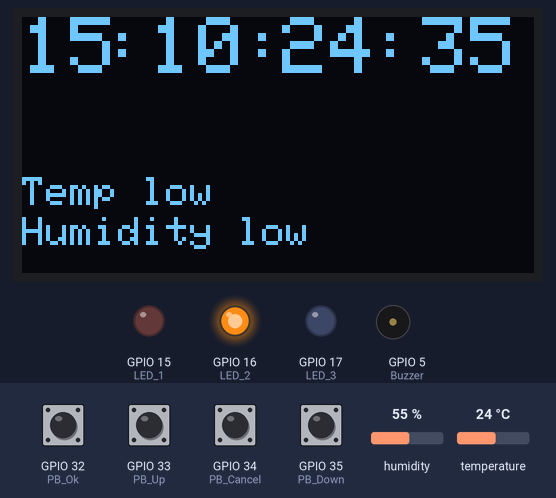
Simulated run of this sketch. Board: ESP32. Parts: 128×64 one-colour display, output pins drawn as LEDs (lit = HIGH), buzzer (waves = sounding, pin HIGH). The inputs (shaded band) are chosen by the test bench; at power-on: GPIO 32 (PB_Ok), GPIO 33 (PB_Up), GPIO 34 (PB_Cancel), GPIO 35 (PB_Down) HIGH, temperature 24 °C, humidity 55 %. WiFi joins after 1.5 s; servers stay silent unless stated; the display library's start-up logo is not drawn; the local clock reads 2024-03-15 10:24:30 at power-on unless the sketch sets it.

Above: at 6.9 s.
7.0 s: temperature set to 25.4 °C
9.7 s: temperature set to 26.7 °C
At 11.3 s:
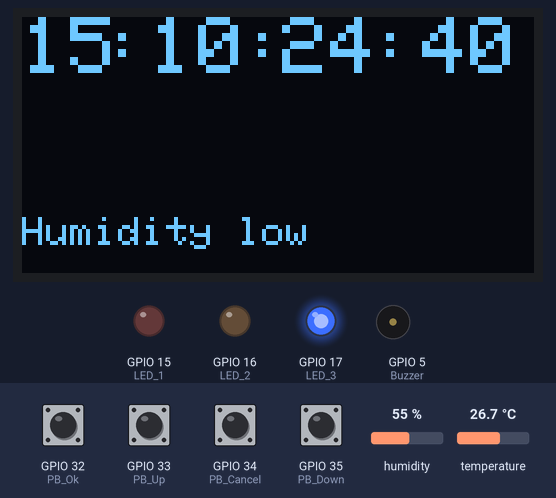
13.6 s: GPIO 32 (PB_Ok) pulled LOW for 1.5 s
At 17.0 s:
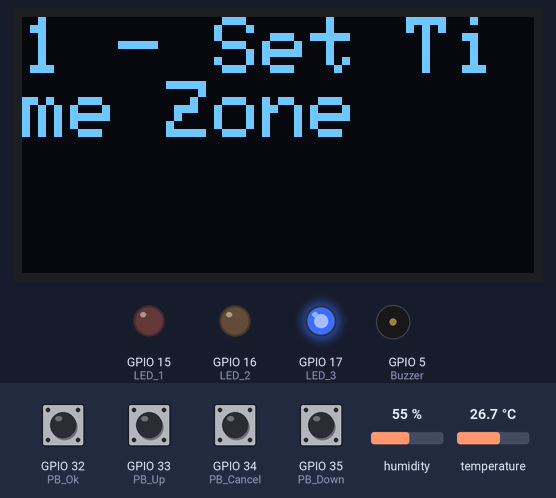
17.7 s: GPIO 33 (PB_Up) pulled LOW for 1.5 s
At 19.7 s:
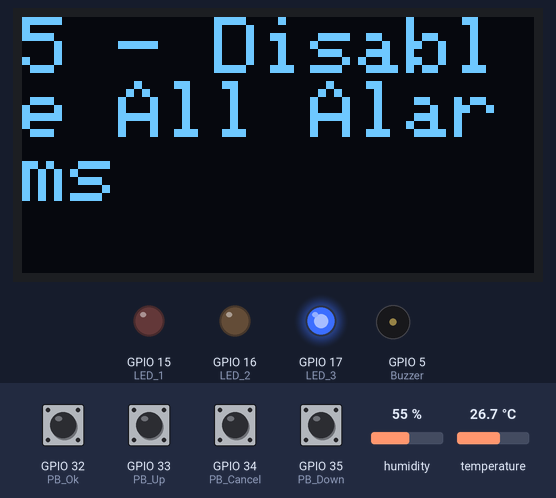
20.9 s: GPIO 34 (PB_Cancel) driven LOW
At 21.7 s:
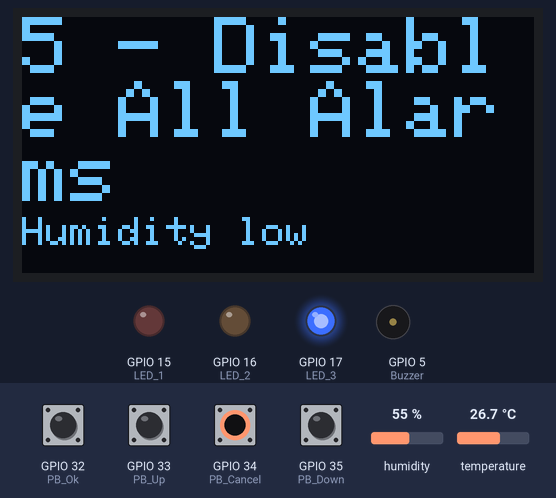
22.8 s: humidity set to 58 %
24.8 s: humidity set to 61 %
At 25.8 s:
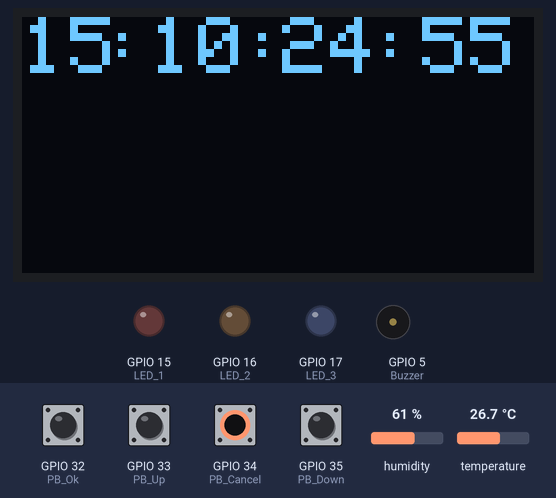
Timing chart, 0 to 27.5 s (numbered marks = the images above; inputs shaded):
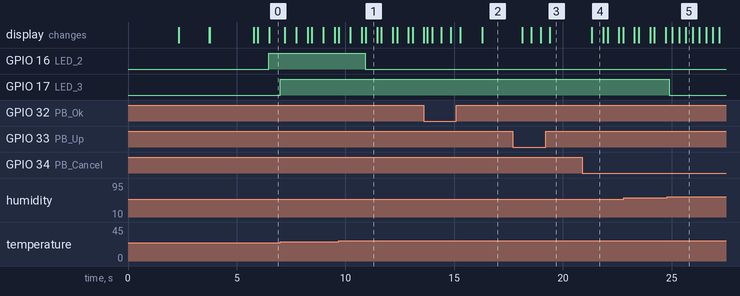

Measured:
- the behaviour switches between 25.9 and 26 °C on temperature (found by bisection; images 0 and 1)
- the behaviour switches between 59 and 60 % on humidity (found by bisection; images 4 and 5)
- after the input at 9.7 s, GPIO 16 (LED_2): HIGH → LOW after 1.2 s; the display: first differs from a run without the input after 1.2 s (image 1)
- after the input at 17.7 s, the display: first changes after 0.43 s (image 3 shows a later state)
- after the input at 20.9 s, the display: changes after 0.44 s (image 4)
- after the input at 24.8 s, GPIO 17 (LED_3): HIGH → LOW after 0.09 s
- what the display in image 1 shows lasts 0.6 s, from 10.9 s to 11.5 s

The sketch:

sketch.ino
```cpp
#include <Wire.h>
#include <Adafruit_GFX.h>
#include <Adafruit_SSD1306.h>
#include <DHTesp.h>
#include <WiFi.h>

#define SCREEN_WIDTH 128
#define SCREEN_HEIGHT 64
#define OLED_RESET    -1
#define SCREEN_ADDRESS 0x3C

#define Buzzer 5
#define LED_1 15
#define PB_Cancel 34
#define PB_Ok 32
#define PB_Down 35
#define PB_Up 33
#define DHTPin 12
#define LED_2 16
#define LED_3 17

#define NTP_SERVER     "pool.ntp.org"
#define UTC_OFFSET_DST  0
//Remove hard-coded UTC offsets
int userUtcOffsetHours = 0;
int userUtcOffsetMinutes = 0;


//global variables of time
int seconds = 0;
int minutes = 0;
int hours = 0;
int days = 0;
unsigned long timeNow = 0;
unsigned long timeLast = 0;

bool alarm_enabled = true;
int n_alarms = 3;
//choose initial values that do not correspond to a valid alarm time as the initial value
int alarm_hours[] = {-1, -1, -1};
int alarm_minutes[] = {-1, -1, -1};
bool alarm_triggered[] = {false, false};

//for the buzzer
int note_count = 8;
int C = 262;
int D = 294;
int E = 330;
int F = 349;
int G = 392;
int A = 440;
int B = 494;
int C_H = 523;
int note_array[] = {C, D, E, F, G, A, B, C_H};

int current_mode = 0;
int max_modes = 5;
String modes[] = {"1 - Set Time Zone", "2 - Set Alarm 1", "3 - Set Alarm 2", "4 - Set Alarm 3", "5 - Disable All Alarms"};

Adafruit_SSD1306 display(SCREEN_WIDTH, SCREEN_HEIGHT, &Wire, OLED_RESET);
DHTesp dhtSensor;

void setup() {
  pinMode(Buzzer, OUTPUT);
  pinMode(LED_1, OUTPUT);
  pinMode(PB_Cancel, INPUT);
  pinMode(PB_Down, INPUT);
  pinMode(PB_Ok, INPUT);
  pinMode(PB_Up, INPUT);
  pinMode(LED_2, OUTPUT);
  pinMode(LED_3, OUTPUT);

  dhtSensor.setup(DHTPin, DHTesp::DHT22);
  Serial.begin(9600);

  if (!display.begin(SSD1306_SWITCHCAPVCC, SCREEN_ADDRESS)) {
    Serial.println(F("SSD1306 allocation failed"));
    for (;;);
  }

  // is used to update the OLED display with any changes that have made to its content
  display.display();
  delay(2000);

  WiFi.begin("Wokwi-GUEST", "", 6);
  while (WiFi.status() != WL_CONNECTED) {
    delay(250);
    display.clearDisplay();
    print_line("Connecting to WiFi", 0, 0, 2);
  }

  display.clearDisplay();
  print_line("Connected to WiFi", 0, 0, 2);

  configTime((userUtcOffsetHours * 3600) + (userUtcOffsetMinutes * 60), UTC_OFFSET_DST, NTP_SERVER);

  //is called to clear the display
  display.clearDisplay();

  print_line("Welcome to Medibox!", 10, 20, 2);
  delay(2000);
  display.clearDisplay();
}

void loop() {
  // Nothing to do here
  update_time_check_alarm();
  if (digitalRead(PB_Ok) == LOW) {
    delay(200);
    go_to_menu();
  }
  check_temp();
}

void print_line(String text, int column, int row, int textsize) {
  display.setTextSize(textsize);
  display.setTextColor(SSD1306_WHITE);
  display.setCursor(column, row);
  display.println(text);
  display.display();

}
void print_time_now() {
  // Print the time in the format 0:0:0:0
  display.clearDisplay();
  print_line(String(days), 0, 0, 2);
  print_line(":", 20, 0, 2);
  print_line(String(hours), 32, 0, 2);
  print_line(":", 55, 0, 2);
  print_line(String(minutes), 65, 0, 2);
  print_line(":", 87, 0, 2);
  print_line(String(seconds), 100, 0, 2);
}

void update_time() {
  struct tm timeinfo;
  getLocalTime(&timeinfo);

  char timeHour[3];
  strftime(timeHour, 3, "%H", &timeinfo);
  hours = atoi(timeHour);

  char timeMinute[3];
  strftime (timeMinute, 3, "%M", &timeinfo);
  minutes = atoi (timeMinute);

  char timeSecond[3];
  strftime(timeSecond, 3, "%S", &timeinfo);
  seconds = atoi(timeSecond);

  char timeDay[3];
  strftime(timeDay, 3, "%d", &timeinfo);
  days = atoi(timeDay);
}

void ring_alarm() {
  // ring the buzzer
  display.clearDisplay();
  print_line("MEDICINE TIME", 0, 0, 2);

  bool break_happened = false;
  digitalWrite(LED_1, HIGH);

  //ring the buzzer
  while (break_happened == false && digitalRead(PB_Cancel) == HIGH) {
    for (int i = 0; i < note_count; i++ ) {
      if (digitalRead(PB_Cancel) == LOW) {
        delay(200);
        break_happened = true;
        break;
      }
      tone(Buzzer, note_array[i]);
      delay(500);
      noTone(Buzzer);
      delay(2);
    }
  }

  digitalWrite(LED_1, LOW);
  display.clearDisplay();

}

void update_time_check_alarm(void) {
  update_time();
  print_time_now();

  // Check each alarm
  if (alarm_enabled == true  ) {
    for (int i = 0; i < n_alarms; i++) {
      if (hours == alarm_hours[i] && minutes == alarm_minutes[i]  && !alarm_triggered[i]) {
        // Trigger alarm
        ring_alarm();
        alarm_triggered[i] = true; // Mark the alarm as triggered to avoid repeated triggering


      }
    }
  }
}

int wait_for_button_press() {
  while (true) {
    if (digitalRead(PB_Up) == LOW) {
      delay(200);
      return PB_Up;
    }
    else if (digitalRead(PB_Down) == LOW) {
      delay(200);
      return PB_Down;
    }
    else if (digitalRead(PB_Ok) == LOW) {
      delay(200);
      return PB_Ok;
    }
    else if (digitalRead(PB_Cancel) == LOW) {
      delay(200);
      return PB_Cancel;
    }
    update_time();
  }
}

void go_to_menu() {

  while (digitalRead(PB_Cancel) == HIGH) {
    display.clearDisplay();
    print_line(modes[current_mode], 0, 0, 2);
    int pressed = wait_for_button_press();
    if (pressed == PB_Up) {
      delay(200);
      current_mode += 1;
      current_mode = current_mode % max_modes;
    }
    else if (pressed == PB_Down) {
      delay(200);
      current_mode -= 1;
      if (current_mode < 0) {
        current_mode = max_modes - 1;
      }
    }
    else if (pressed == PB_Ok) {
      delay(200);
      run_mode(current_mode);
    }
    if (pressed == PB_Cancel) {
      delay(200);
      break;
    }
  }
}
void set_time_zone() {
  int Offset_Hour = userUtcOffsetHours;

  while (true) {
    display.clearDisplay();
    print_line("Enter UTC Offset hour: " + String(Offset_Hour), 0, 0, 2);

    int pressed = wait_for_button_press();
    if (pressed == PB_Up) {
      delay(200);
      Offset_Hour += 1;
      if (Offset_Hour > 14) {
        Offset_Hour = -12;
      }
    }
    else if (pressed == PB_Down) {
      delay(200);
      Offset_Hour -= 1;
      if (Offset_Hour < -12) {
        Offset_Hour = 14;
      }
    }
    else if (pressed == PB_Ok) {
      delay(200);
      userUtcOffsetHours = Offset_Hour;
      break;
    }
    if (pressed == PB_Cancel) {
      delay(200);
      break;
    }
  }
  int Offset_Minute = userUtcOffsetMinutes;

  while (true) {
    display.clearDisplay();
    print_line("Enter UTC Offset minute: " + String(Offset_Minute), 0, 0, 2);

    int pressed = wait_for_button_press();
    if (pressed == PB_Up) {
      delay(200);
      Offset_Minute += 1;
      Offset_Minute = Offset_Minute % 60;
    }
    else if (pressed == PB_Down) {
      delay(200);
      Offset_Minute -= 1;
      if (Offset_Minute < -59) {
        Offset_Minute = 59;
      }
    }
    else if (pressed == PB_Ok) {
      delay(200);
      userUtcOffsetMinutes = Offset_Minute;
      break;
    }
    if (pressed == PB_Cancel) {
      delay(200);
      break;
    }
  }
  configTime((userUtcOffsetHours * 3600) + (userUtcOffsetMinutes * 60), UTC_OFFSET_DST, NTP_SERVER);
  display.clearDisplay();
  print_line("Time Zone is set", 0, 0, 2);
  delay(1000);
}

void set_alarm(int alarm) {

  int temp_hour = alarm_hours[alarm];

  while (true) {
    display.clearDisplay();
    print_line("Enter hour: " + String(temp_hour), 0, 0, 2);

    int pressed = wait_for_button_press();
    if (pressed == PB_Up) {
      delay(200);
      temp_hour += 1;
      temp_hour = temp_hour % 24;
    }
    else if (pressed == PB_Down) {
      delay(200);
      temp_hour -= 1;
      if (temp_hour < 0) {
        temp_hour = 23;
      }
    }
    else if (pressed == PB_Ok) {
      delay(200);
      alarm_hours[alarm] = temp_hour;
      break;
    }
    if (pressed == PB_Cancel) {
      delay(200);
      break;
    }
  }
  int temp_minutes = alarm_minutes[alarm];

  while (true) {
    display.clearDisplay();
    print_line("Enter minutes: " + String(temp_minutes), 0, 0, 2);

    int pressed = wait_for_button_press();
    if (pressed == PB_Up) {
      delay(200);
      temp_minutes += 1;
      temp_minutes = temp_minutes % 60;
    }
    else if (pressed == PB_Down) {
      delay(200);
      temp_minutes -= 1;
      if (temp_minutes < 0) {
        temp_minutes = 59;
      }
    }
    else if (pressed == PB_Ok) {
      delay(200);
      alarm_minutes[alarm] = temp_minutes;
      break;
    }
    if (pressed == PB_Cancel) {
      delay(200);
      break;
    }
  }
  display.clearDisplay();
  print_line("Alarm is set", 0, 0, 2);
  delay(1000);
}

void run_mode(int mode) {
  if (mode == 0) {
    set_time_zone();
  }
  else if (mode == 1 || mode == 2 || mode == 3) {
    set_alarm(mode - 1);
  }
  else if (mode == 4) {
    alarm_enabled = false;
    // Disable all alarms and set them to their initial values
    for (int i = 0; i < n_alarms; i++) {
      alarm_hours[i] = -1;
      alarm_minutes[i] = -1;
      alarm_triggered[i] = false;
    }
    display.clearDisplay();
    print_line("All Alarms Disabled", 0, 0, 2);
    delay(500);
  }
}

void check_temp() {
  TempAndHumidity data = dhtSensor.getTempAndHumidity();
  if (data.temperature > 32) {
    print_line("Temp high", 0, 40, 1);
    delay(1000);
    digitalWrite(LED_2, HIGH);
  }
  else if (data.temperature < 26) {
    print_line("Temp low", 0, 40, 1);
    delay(500);
    digitalWrite(LED_2, HIGH);
  }
  else {
    digitalWrite(LED_2, LOW);
  }
  if (data.humidity > 80) {
    print_line("Humidity high", 0, 50, 1);
    delay(500);
    digitalWrite(LED_3, HIGH);
  }
  else if (data.humidity < 60) {
    print_line("Humidity low", 0, 50, 1);
    delay(500);
    digitalWrite(LED_3, HIGH);
  }
  else {
    digitalWrite(LED_3, LOW);
  }
}
```
